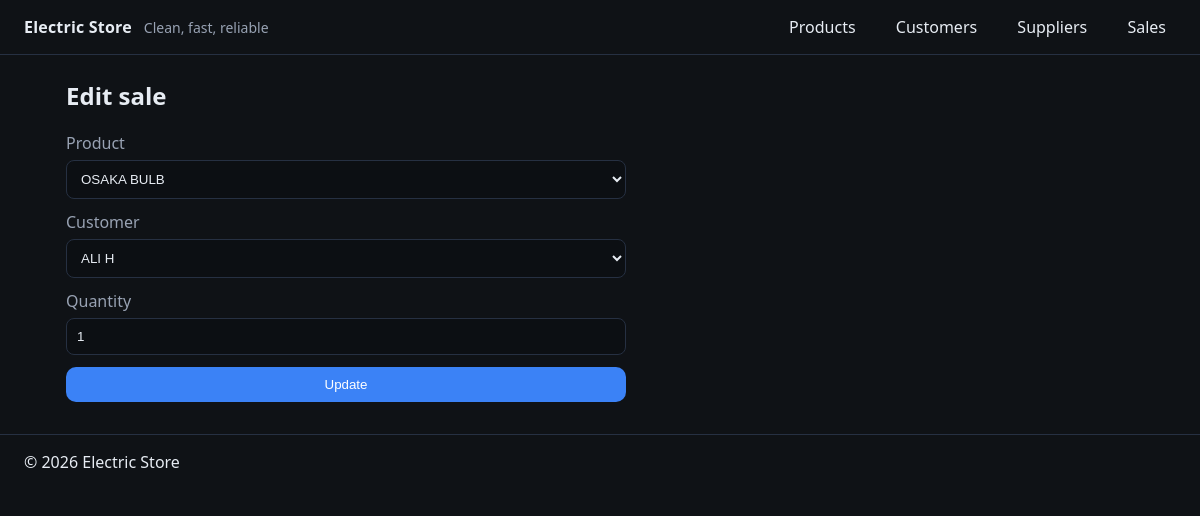
Page /sales/2/edit on the committed database.
### models/__init__.py (models this page shows)
class Sale(db.Model):
    __tablename__ = "sale"
    id = db.Column(db.Integer, primary_key=True)
    sale_code = db.Column(db.String(50), unique=True, nullable=False)
    product_id = db.Column(db.Integer, db.ForeignKey("product.id"), nullable=False)
    customer_id = db.Column(db.Integer, db.ForeignKey("customer.id"), nullable=False)
    quantity = db.Column(db.Integer, nullable=False)
    total = db.Column(db.Float, nullable=False)   # grand total incl. GST
    gst = db.Column(db.Float, nullable=False, default=0.0)
    created_at = db.Column(db.DateTime, default=datetime.utcnow)
    product = db.relationship("Product", backref="sales")
    customer = db.relationship("Customer", backref="sales")

class Product(db.Model):
    id = db.Column(db.Integer, primary_key=True)
    name = db.Column(db.String(128), nullable=False)
    sku = db.Column(db.String(64), unique=True, nullable=False)
    price = db.Column(db.Float, nullable=False)
    stock = db.Column(db.Integer, default=0)
    supplier_id = db.Column(db.Integer, db.ForeignKey("supplier.id"))

class Customer(db.Model):
    id = db.Column(db.Integer, primary_key=True)
    name = db.Column(db.String(128), nullable=False)
    email = db.Column(db.String(128))
    phone = db.Column(db.String(64))
    address = db.Column(db.String(256))

### routes/sales.py (the view, shortened to what this page needs)
@sales_bp.route("/<int:id>/edit", methods=["GET", "POST"])
def edit_sale(id):
    sale = Sale.query.get_or_404(id)
    products = Product.query.all()
    customers = Customer.query.all()
    return render_template("sales/edit.html", sale=sale, products=products, customers=customers)

### templates/sales/edit.html
{% extends "base.html" %}
{% block content %}
<h2>Edit sale</h2>
<form method="post" class="form">
  <label>Product
    <select name="product_id" required>
      {% for p in products %}
      <option value="{{ p.id }}" {% if sale.product_id==p.id %}selected{% endif %}>{{ p.name }}</option>
      {% endfor %}
    </select>
  </label>
  <label>Customer
    <select name="customer_id" required>
      {% for c in customers %}
      <option value="{{ c.id }}" {% if sale.customer_id==c.id %}selected{% endif %}>{{ c.name }}</option>
      {% endfor %}
    </select>
  </label>
  <label>Quantity<input name="quantity" type="number" min="1" value="{{ sale.quantity }}" required /></label>
  <button class="btn" type="submit">Update</button>
</form>
{% endblock %}

### static/css/styles.css (style rules this page uses)
:root { --bg: #0f1216; --card: #171b22; --text: #e7ecf3; --muted: #98a2b3; --accent: #3b82f6; --danger: #ef4444; --border: #263042; }
* { box-sizing: border-box; }
html, body { margin: 0; padding: 0; background: var(--bg); color: var(--text); font-family: system-ui, -apple-system, Segoe UI, Roboto, "Noto Sans", Arial; }
.btn { background: var(--accent); color: white; border: 0; padding: 10px 14px; border-radius: 10px; cursor: pointer; }
.form { display: grid; gap: 12px; max-width: 560px; }
.form label { display: grid; gap: 6px; color: var(--muted); }
.form input, .form select { padding: 10px; border-radius: 8px; border: 1px solid var(--border); background: #0c0f13; color: var(--text); }

### rows in the picture
Sale: product_id "OSAKA BULB", customer_id "ALI H", quantity "1"
